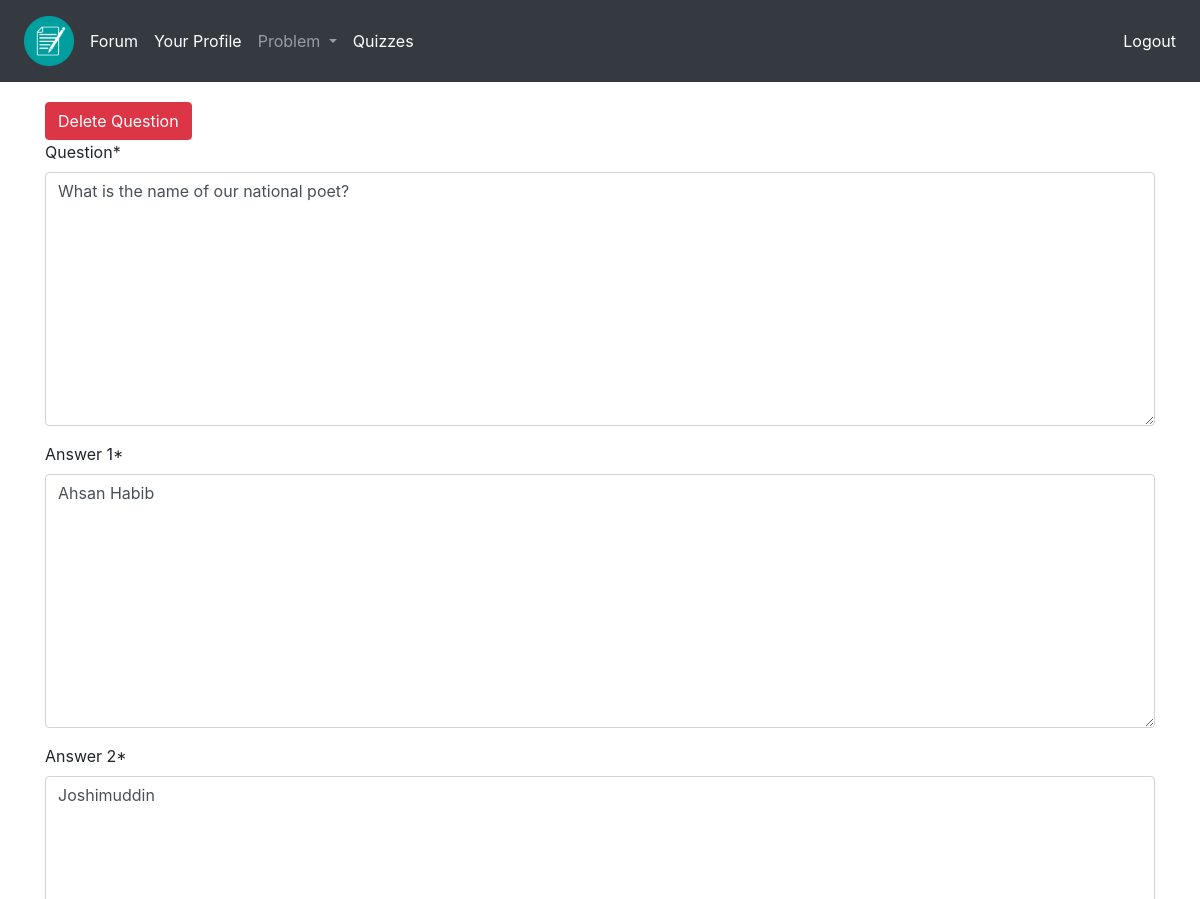
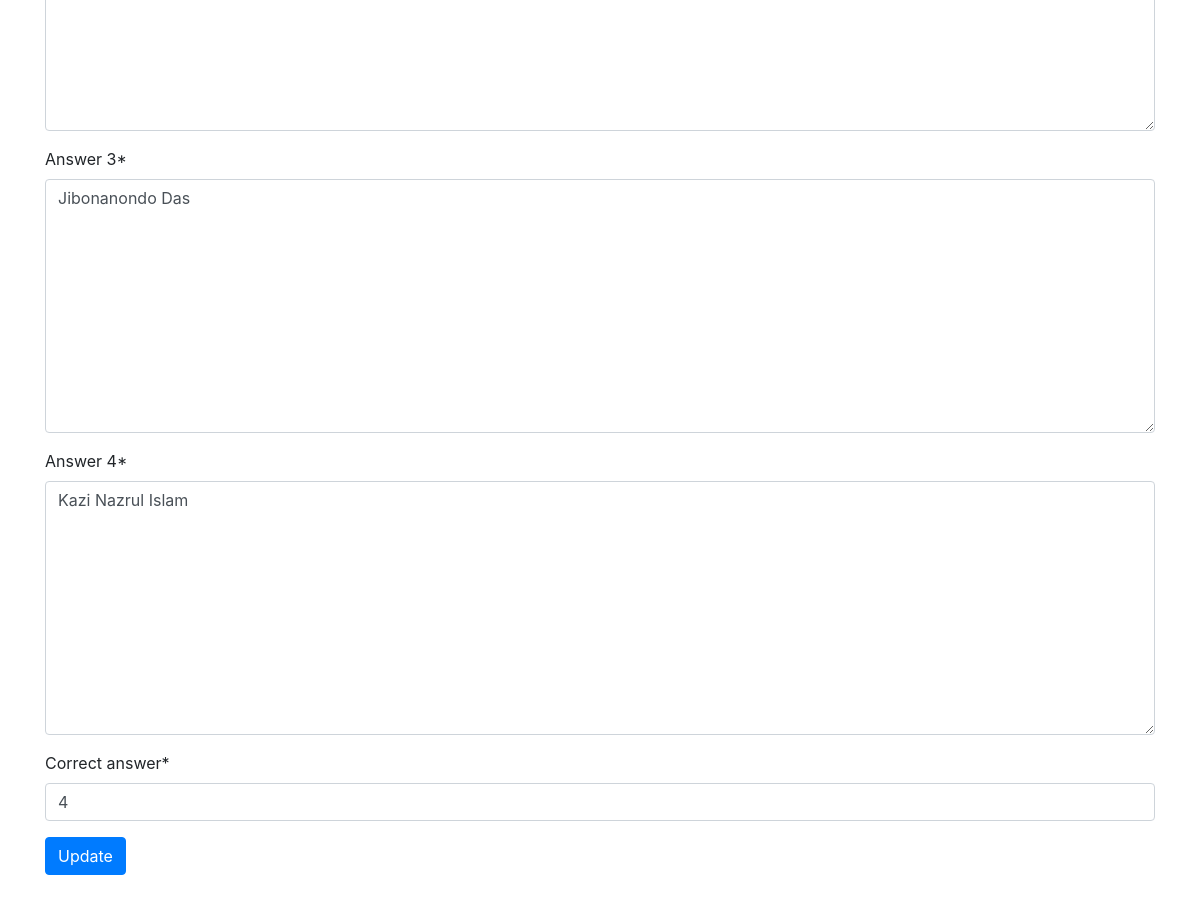
/quiz/edit-question/1 (signed in), run on the app's committed database (2 pictures, top to bottom).
### Quiz/models.py (models this page shows, shortened)
class Question(models.Model):
    quiz = models.ForeignKey(
        QuizName, on_delete=models.CASCADE, related_name='quiz_name')
    question = models.TextField()
    answer_1 = models.TextField()
    answer_2 = models.TextField()
    answer_3 = models.TextField()
    answer_4 = models.TextField()
    correct_answer = models.IntegerField(default=1,
                                         validators=[MaxValueValidator(4), MinValueValidator(1)])

### Quiz/views.py (the view)
# urls.py: path('edit-question/<pk>', views.edit_question, name='edit_question'),
@login_required
def edit_question(request, pk):
    question = Question.objects.get(pk=pk)
    form = QuizQuestion(instance=question)
    diction = {'form': form}
    if request.method == 'POST':
        form = QuizQuestion(request.POST, instance=question)
        if form.is_valid():
            form.save(commit=True)
            diction.update({'success_text': 'Successfully Updated!'})
    diction.update({'form': form})
    diction.update({'question_pk': pk})
    diction.update({'question': question})
    return render(request, 'Quiz/edit_question.html', context=diction)

### Quiz/forms.py
class QuizQuestion(forms.ModelForm):
    class Meta:
        model = Question
        exclude = ('quiz',)
    correct_answer = forms.CharField(
        widget=forms.TextInput(
            attrs={
                'placeholder': "Just enter the number of the answer. If 'answer 1' is correct then just write 1 "}
        )
    )

### templates/Quiz/edit_question.html (shortened to what this page needs)
{% extends 'base.html' %} {% load crispy_forms_tags %} {% block title_block %} Edit Question {% endblock %} {% block body_block %}
<a href="{% url 'Quiz:delete_question' pk=question_pk  %}" class="btn btn-danger btn-md" onclick="return confirm('Delete This Quiz?')">Delete Question</a>
<form method="POST">
    {{form|crispy }} {% csrf_token %}
    <button type="submit" class="btn btn-primary btn-md">Update</button>
</form>
<br> {% endblock %}

### data on the page
Question: question "What is the name of our national poet?", answer_1 "Ahsan Habib", answer_2 "Joshimuddin", answer_3 "Jibonanondo Das", answer_4 "Kazi Nazrul Islam", correct_answer "4"
